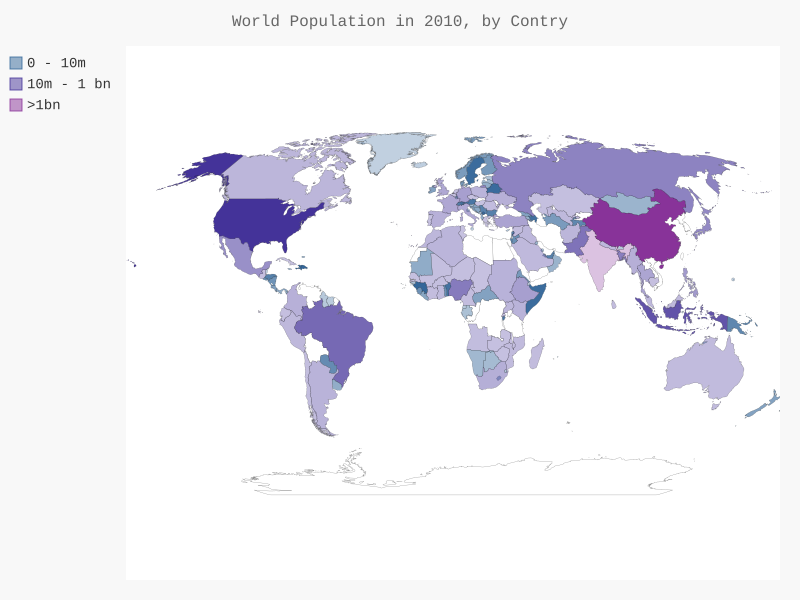

Write Python code to recreate this figure.
import json

import pygal

from countries import get_country_code

from pygal.style import RotateStyle,LightColorizedStyle

#add date to a list
filename = 'population_data.json'

with open(filename) as f:
	pop_data = json.load(f)

cc_populations = {}
#print the population of each country in 2010
for pop_dict in pop_data:
	if pop_dict['Year'] == '2010':
		country_name = pop_dict['Country Name']
		population = int(float(pop_dict['Value']))
		code = get_country_code(country_name)
		if code:
			cc_populations[code] = population
			
			#print(code + ":" + str(population))
		#else:
			#print('Error - ' + country_name)
		#print(country_name + ":" + str(population))
cc_pops_1,cc_pops_2,cc_pops_3 = {},{},{}

for cc,pop in cc_populations.items():
	if pop < 10000000:
		cc_pops_1[cc] = pop
	elif pop < 1000000000:
		cc_pops_2[cc] = pop
	else:
		cc_pops_3[cc] = pop
print(len(cc_pops_1),len(cc_pops_2),len(cc_pops_3))

vm_style = RotateStyle('#336699',base_style = LightColorizedStyle)
		
vm = pygal.maps.world.World(style = vm_style)
vm.title = 'World Population in 2010, by Contry'
vm.add('0 - 10m',cc_pops_1)
vm.add('10m - 1 bn',cc_pops_2)
vm.add('>1bn',cc_pops_3)

vm.render_to_file('world_population.svg')
